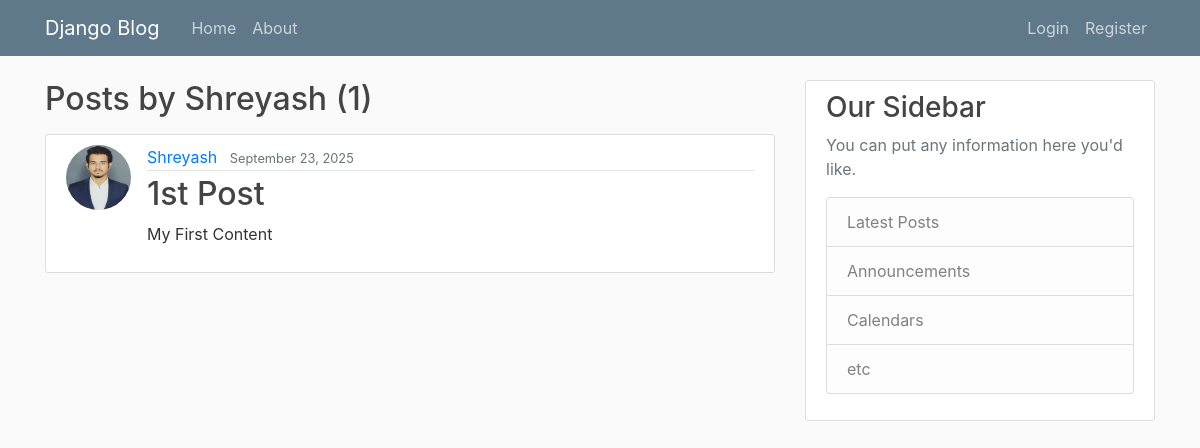
Page /user/Shreyash on the earlier database version.
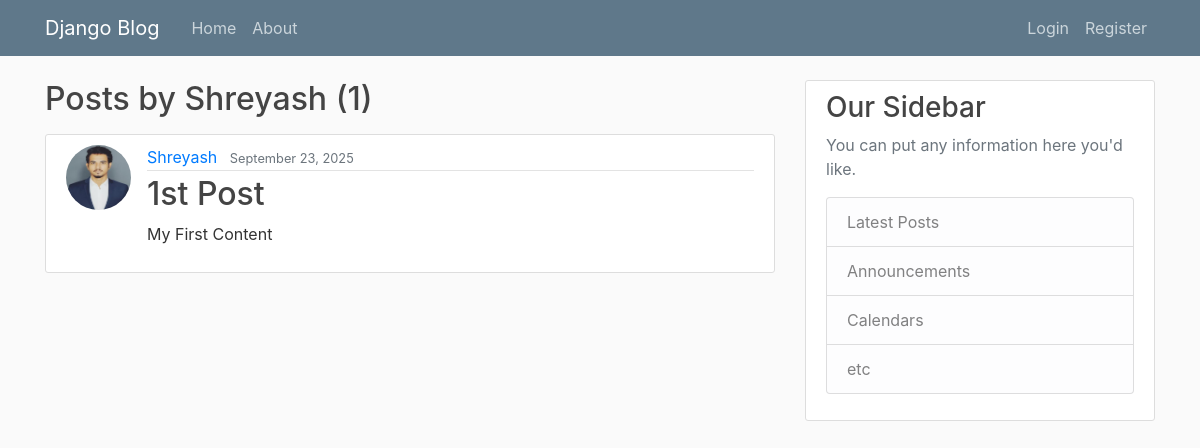
Same page on the later database version.
### blog/models.py (models this page shows, shortened)
class Post(models.Model):
    title = models.CharField(max_length=100)
    content = models.TextField()
    date_posted = models.DateTimeField(default=timezone.now)
    author = models.ForeignKey(User, on_delete=models.CASCADE)

### users/models.py (models this page shows, shortened)
class Profile(models.Model):
    user = models.OneToOneField(User, on_delete=models.CASCADE)
    image = models.ImageField(default='default.jpg', upload_to='profile_pics')

### blog/views.py (the view)
# urls.py: path('user/<str:username>', UserPostListView.as_view(), name='user-posts'),
class UserPostListView(ListView):
    model = Post
    template_name = 'blog/user_posts.html'  # <app>/<model>_<viewtype>.html
    context_object_name = 'posts'
    paginate_by = 5
    def get_queryset(self):
        user = get_object_or_404(User, username=self.kwargs.get('username'))
        return Post.objects.filter(author=user).order_by('-date_posted')

### blog/templates/blog/user_posts.html (shortened to what this page needs)
{% extends 'blog/base.html' %}
{% block content %}
    <h2 class="mb-3">Posts by {{ view.kwargs.username }} ({{ page_obj.paginator.count }})</h2>
    {% for post in posts%}
        <article class="media content-section">
            <img class="rounded-circle article-img" src="{{ post.author.profile.image.url }}" >
        <div class="media-body">
            <div class="article-metadata">
            <a class="mr-2" href="{% url 'user-posts' post.author.username %}">{{ post.author }}</a>
            <small class="text-muted">{{ post.date_posted|date:"F d, Y" }}</small>
            </div>
            <h2><a class="article-title" href="{% url 'post-detail' post.id %}">{{ post.title }}</a></h2>
            <p class="article-content">{{ post.content }}</p>
        </div>
        </article>
    {% endfor %}
{% endblock content %}

Differences in the rows shown:
changed through a linked row, Post "1st Post": author.profile.image: a different picture
